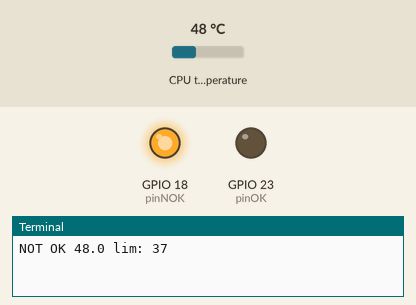
This program was run on a simulated Raspberry Pi (BCM pin numbers). Parts: output pins drawn as LEDs (lit = HIGH), the last lines printed to the terminal. The inputs (shaded band) are chosen by the test bench; at power-on: CPU temperature 48 °C.

Above: at 1.2 s.
1.3 s: CPU temperature set to 38 °C
11.3 s: CPU temperature set to 35 °C
At 21.2 s:
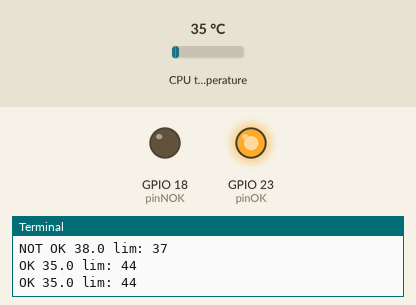
21.5 s: CPU temperature set to 42 °C
31.5 s: CPU temperature set to 45 °C
At 32.5 s:
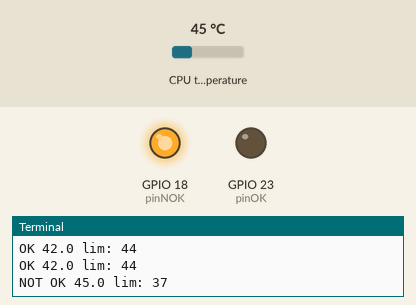
41.5 s: CPU temperature set to 31 °C
At 43.1 s:
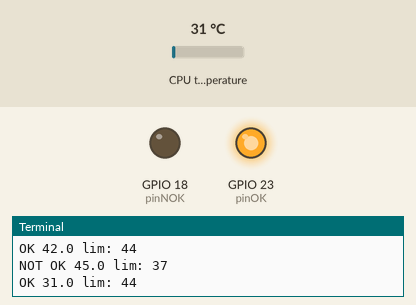
Timing chart, 0 to 44.6 s (numbered marks = the images above; inputs shaded):
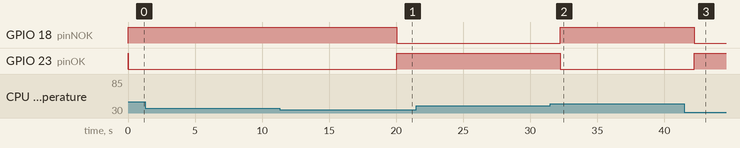

The program:

fanRPi.py
```python
import RPi.GPIO as GPIO
import time
import os
import sys
import signal

def signal_handler(signal,frame):
        GPIO.cleanup()
        sys.exit(0)

signal.signal(signal.SIGINT,signal_handler)

pinNOK=18
pinOK=23
GPIO.setwarnings(False)
GPIO.setmode(GPIO.BCM)
GPIO.setup(pinNOK, GPIO.OUT) #Onde está ligada a ventoinha
GPIO.setup(pinOK, GPIO.OUT)
state = True

# Return CPU temperature as a character string
def getCPUtemperature():
        res = os.popen('vcgencmd measure_temp').readline()
        return(res.replace("TEMP=","").replace("'C\n",""))


def fan(limit,vari,sleepOK,sleepNOK,pinOK,pinNOK):
        off = True
        GPIO.output(pinNOK,False)
        GPIO.output(pinOK,True)
        lim=limit
        var=vari
        sup=lim
        inf=lim-var
        while (True):
                tmp = float(getCPUtemperature().split("=")[1])
                if (tmp<lim):
                        if(lim==inf):
                                lim=sup
                        print "OK " + str(tmp) + " lim: " + str(lim)
                        if(not(off)):
                                off=True
                                GPIO.output(pinNOK,False)
                                GPIO.output(pinOK,True)
                        time.sleep(sleepOK)
                else:
                        lim=inf
                        print "NOT OK " + str(tmp) + " lim: " + str(lim)
                        if(off):
                                off=False
                                GPIO.output(pinNOK,True)
                                GPIO.output(pinOK,False)
                        time.sleep(sleepNOK)

fan(44,7,1,10,pinOK,pinNOK)
```

Measured:
- the behaviour switches between 37 and 36 °C on CPU temperature (found by bisection; images 0 and 1)
- the behaviour switches between 43 and 44 °C on CPU temperature (found by bisection; images 1 and 2)
- after the input at 11.3 s, GPIO 18 (pinNOK): HIGH → LOW after 8.7 s; GPIO 23 (pinOK): LOW → HIGH after 8.7 s
- after the input at 31.5 s, GPIO 18 (pinNOK): LOW → HIGH after 0.73 s; GPIO 23 (pinOK): HIGH → LOW after 0.73 s
- after the input at 41.5 s, GPIO 18 (pinNOK): HIGH → LOW after 0.75 s; GPIO 23 (pinOK): LOW → HIGH after 0.75 s
